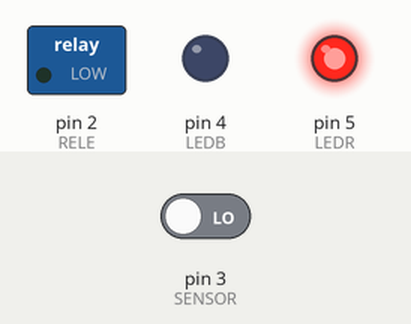
Simulated run of this sketch. Board: Arduino Uno, built with avr-gcc and run on an emulated ATmega328P. On the bench: switched loads named in the sketch (green lamp = pin HIGH), output pins drawn as LEDs (lit = HIGH). The inputs (shaded band) are chosen by the test bench; at power-on: pin 3 (SENSOR) LOW.

Above: at 1.2 s.
1.3 s: pin 3 (SENSOR) driven HIGH
At 2.3 s:
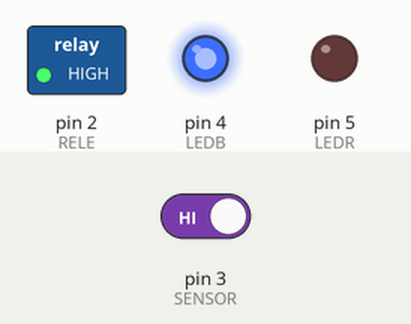
2.8 s: pin 3 (SENSOR) driven LOW
At 3.4 s:
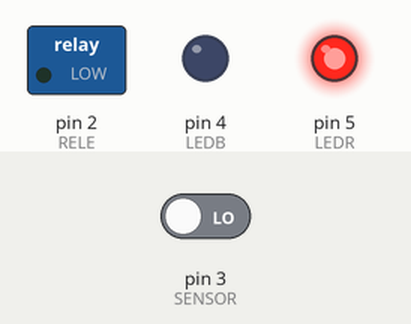
Timing chart, 0 to 5.8 s (numbered marks = the images above; inputs shaded):
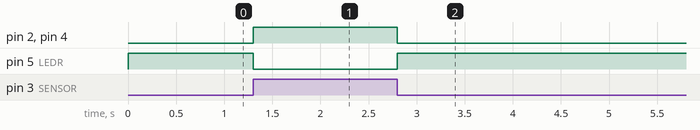

The sketch:

SISTEMA_DE_LLENADO_AUTOMATICO.ino
```cpp
/*
Fundación Kinal
Centro Educativo Técnico Labral Kinal
Electrónica
Grado: Quinto
Sección: A
Curso: Taller de Electrónica Digital y Reparación de Computadoras I
Nombre: Carlos Alexander Quim Chapaz
Carné: 2019172 
*/

#define LEDB 4
#define LEDR 5
#define SENSOR 3
#define RELE 2
void setup() {
  pinMode(LEDB, OUTPUT);
  pinMode(LEDR, OUTPUT);
  pinMode(RELE, OUTPUT);
  pinMode(SENSOR, INPUT);
}

void loop() {
  if(digitalRead(SENSOR) == HIGH){
    digitalWrite(LEDR,LOW);
    digitalWrite(LEDB,HIGH);
    digitalWrite(RELE,HIGH);
  }

  if(digitalRead(SENSOR) == LOW){
    digitalWrite(LEDR,HIGH);
    digitalWrite(LEDB,LOW);
    digitalWrite(RELE,LOW);
  }
}
```

Measured:
- after the input at 1.3 s, pin 2 (RELE), pin 4 (LEDB): LOW → HIGH at once; pin 5 (LEDR): HIGH → LOW at once
- after the input at 2.8 s, pin 2 (RELE), pin 4 (LEDB): HIGH → LOW at once; pin 5 (LEDR): LOW → HIGH at once
